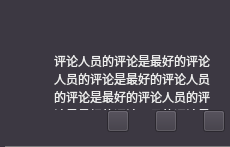
<?xml version="1.0" encoding="UTF-8"?>
<ui version="4.0">
 <class>CommentForm</class>
 <widget class="QWidget" name="CommentForm">
  <property name="geometry">
   <rect>
    <x>0</x>
    <y>0</y>
    <width>230</width>
    <height>147</height>
   </rect>
  </property>
  <property name="maximumSize">
   <size>
    <width>16777215</width>
    <height>16777215</height>
   </size>
  </property>
  <property name="windowTitle">
   <string>Form</string>
  </property>
  <property name="styleSheet">
   <string notr="true">QWidget
{
background-color:#3c3842;

}
</string>
  </property>
  <layout class="QVBoxLayout" name="verticalLayout_2">
   <property name="spacing">
    <number>0</number>
   </property>
   <property name="leftMargin">
    <number>5</number>
   </property>
   <property name="topMargin">
    <number>0</number>
   </property>
   <property name="rightMargin">
    <number>0</number>
   </property>
   <property name="bottomMargin">
    <number>0</number>
   </property>
   <item>
    <layout class="QVBoxLayout" name="verticalLayout">
     <property name="spacing">
      <number>0</number>
     </property>
     <item>
      <widget class="QWidget" name="widget_user" native="true">
       <layout class="QHBoxLayout" name="horizontalLayout_2">
        <property name="spacing">
         <number>0</number>
        </property>
        <property name="leftMargin">
         <number>5</number>
        </property>
        <property name="topMargin">
         <number>8</number>
        </property>
        <property name="rightMargin">
         <number>5</number>
        </property>
        <property name="bottomMargin">
         <number>0</number>
        </property>
        <item>
         <widget class="QLabel" name="label_touxiang">
          <property name="minimumSize">
           <size>
            <width>40</width>
            <height>40</height>
           </size>
          </property>
          <property name="maximumSize">
           <size>
            <width>40</width>
            <height>40</height>
           </size>
          </property>
          <property name="styleSheet">
           <string notr="true">QLabel
{
/*border-image: url(:/images/icon/collect_title.png);*/
border-radius:15px;
margin-top:4px;
margin-bottom:4px;
}</string>
          </property>
          <property name="text">
           <string/>
          </property>
         </widget>
        </item>
        <item>
         <widget class="QLabel" name="label_name">
          <property name="minimumSize">
           <size>
            <width>80</width>
            <height>0</height>
           </size>
          </property>
          <property name="maximumSize">
           <size>
            <width>16777215</width>
            <height>40</height>
           </size>
          </property>
          <property name="styleSheet">
           <string notr="true">QLabel
{
padding-left:5px;
color:#808082;
}</string>
          </property>
          <property name="text">
           <string/>
          </property>
          <property name="alignment">
           <set>Qt::AlignLeading|Qt::AlignLeft|Qt::AlignVCenter</set>
          </property>
         </widget>
        </item>
        <item>
         <widget class="QLabel" name="label_datatime">
          <property name="minimumSize">
           <size>
            <width>70</width>
            <height>40</height>
           </size>
          </property>
          <property name="maximumSize">
           <size>
            <width>70</width>
            <height>40</height>
           </size>
          </property>
          <property name="styleSheet">
           <string notr="true">QLabel
{
padding-right:5px;
color:#808082;
}</string>
          </property>
          <property name="text">
           <string/>
          </property>
          <property name="alignment">
           <set>Qt::AlignCenter</set>
          </property>
         </widget>
        </item>
       </layout>
      </widget>
     </item>
     <item>
      <widget class="QWidget" name="widget_comment" native="true">
       <layout class="QHBoxLayout" name="horizontalLayout_3">
        <property name="spacing">
         <number>0</number>
        </property>
        <property name="leftMargin">
         <number>5</number>
        </property>
        <property name="topMargin">
         <number>0</number>
        </property>
        <property name="rightMargin">
         <number>5</number>
        </property>
        <property name="bottomMargin">
         <number>0</number>
        </property>
        <item>
         <spacer name="horizontalSpacer_4">
          <property name="orientation">
           <enum>Qt::Horizontal</enum>
          </property>
          <property name="sizeType">
           <enum>QSizePolicy::Fixed</enum>
          </property>
          <property name="sizeHint" stdset="0">
           <size>
            <width>40</width>
            <height>20</height>
           </size>
          </property>
         </spacer>
        </item>
        <item>
         <widget class="QTextBrowser" name="textBrowser">
          <property name="minimumSize">
           <size>
            <width>0</width>
            <height>60</height>
           </size>
          </property>
          <property name="maximumSize">
           <size>
            <width>16777215</width>
            <height>110</height>
           </size>
          </property>
          <property name="styleSheet">
           <string notr="true">QTextBrowser
{
border:none;
background-color:#3c3842;
color: rgb(238, 238, 238);
}
</string>
          </property>
          <property name="verticalScrollBarPolicy">
           <enum>Qt::ScrollBarAlwaysOff</enum>
          </property>
          <property name="horizontalScrollBarPolicy">
           <enum>Qt::ScrollBarAlwaysOff</enum>
          </property>
          <property name="html">
           <string>&lt;!DOCTYPE HTML PUBLIC &quot;-//W3C//DTD HTML 4.0//EN&quot; &quot;http://www.w3.org/TR/REC-html40/strict.dtd&quot;&gt;
&lt;html&gt;&lt;head&gt;&lt;meta name=&quot;qrichtext&quot; content=&quot;1&quot; /&gt;&lt;style type=&quot;text/css&quot;&gt;
p, li { white-space: pre-wrap; }
&lt;/style&gt;&lt;/head&gt;&lt;body style=&quot; font-family:'SimSun'; font-size:9pt; font-weight:400; font-style:normal;&quot;&gt;
&lt;p style=&quot; margin-top:0px; margin-bottom:0px; margin-left:0px; margin-right:0px; -qt-block-indent:0; text-indent:0px;&quot;&gt;评论人员的评论是最好的评论人员的评论是最好的评论人员的评论是最好的评论人员的评论是最好的评论人员的评论是最好的评论人员的评论是最好的评论人员的评论是最好的评论人员的评论是最好的评论人员的评论是最好的评论人员的评论是最好的评论人员的评论是最好的评论人员的评论是最好的评论人员的评论是最好的评论人员的评论是最好的评论人员的评论是最好的评论人员的评论是最好的评论人员的评论是最好的评论人员的评论是最好的&lt;/p&gt;&lt;/body&gt;&lt;/html&gt;</string>
          </property>
         </widget>
        </item>
       </layout>
      </widget>
     </item>
     <item>
      <widget class="QWidget" name="widget_func" native="true">
       <property name="styleSheet">
        <string notr="true">border-bottom:1px solid #7f7f7f;
color: rgb(98, 98, 98);</string>
       </property>
       <layout class="QHBoxLayout" name="horizontalLayout">
        <property name="leftMargin">
         <number>5</number>
        </property>
        <property name="topMargin">
         <number>0</number>
        </property>
        <property name="rightMargin">
         <number>5</number>
        </property>
        <property name="bottomMargin">
         <number>15</number>
        </property>
        <item>
         <spacer name="horizontalSpacer">
          <property name="orientation">
           <enum>Qt::Horizontal</enum>
          </property>
          <property name="sizeHint" stdset="0">
           <size>
            <width>40</width>
            <height>20</height>
           </size>
          </property>
         </spacer>
        </item>
        <item>
         <widget class="QPushButton" name="pushButton_zan">
          <property name="minimumSize">
           <size>
            <width>22</width>
            <height>22</height>
           </size>
          </property>
          <property name="maximumSize">
           <size>
            <width>22</width>
            <height>22</height>
           </size>
          </property>
          <property name="styleSheet">
           <string notr="true">QPushButton
{
background-color:#3c3842;
border-image: url(:/images/icon/comment_dianzan.png);
}
QPushButton:hover
{
color: #ff5500;
border-image: url(:/images/icon/comment_dianzan_hover.png);
}</string>
          </property>
          <property name="text">
           <string/>
          </property>
         </widget>
        </item>
        <item>
         <spacer name="horizontalSpacer_2">
          <property name="orientation">
           <enum>Qt::Horizontal</enum>
          </property>
          <property name="sizeType">
           <enum>QSizePolicy::Fixed</enum>
          </property>
          <property name="sizeHint" stdset="0">
           <size>
            <width>20</width>
            <height>20</height>
           </size>
          </property>
         </spacer>
        </item>
        <item>
         <widget class="QPushButton" name="pushButton_huifu">
          <property name="minimumSize">
           <size>
            <width>22</width>
            <height>22</height>
           </size>
          </property>
          <property name="maximumSize">
           <size>
            <width>22</width>
            <height>22</height>
           </size>
          </property>
          <property name="styleSheet">
           <string notr="true">QPushButton
{
background-color:#3c3842;
border-image: url(:/images/icon/comment_message.png);
}
QPushButton:hover
{
color: #ff5500;
}</string>
          </property>
          <property name="text">
           <string/>
          </property>
         </widget>
        </item>
        <item>
         <spacer name="horizontalSpacer_3">
          <property name="orientation">
           <enum>Qt::Horizontal</enum>
          </property>
          <property name="sizeType">
           <enum>QSizePolicy::Fixed</enum>
          </property>
          <property name="sizeHint" stdset="0">
           <size>
            <width>20</width>
            <height>20</height>
           </size>
          </property>
         </spacer>
        </item>
        <item>
         <widget class="QPushButton" name="pushButton_jubao">
          <property name="minimumSize">
           <size>
            <width>22</width>
            <height>22</height>
           </size>
          </property>
          <property name="maximumSize">
           <size>
            <width>22</width>
            <height>22</height>
           </size>
          </property>
          <property name="styleSheet">
           <string notr="true">QPushButton
{
background-color:#3c3842;
border-image: url(:/images/icon/comment_more.png);
}

QPushButton:hover
{
color: #ff5500;
}</string>
          </property>
          <property name="text">
           <string/>
          </property>
         </widget>
        </item>
       </layout>
      </widget>
     </item>
    </layout>
   </item>
  </layout>
 </widget>
 <resources/>
 <connections/>
</ui>
